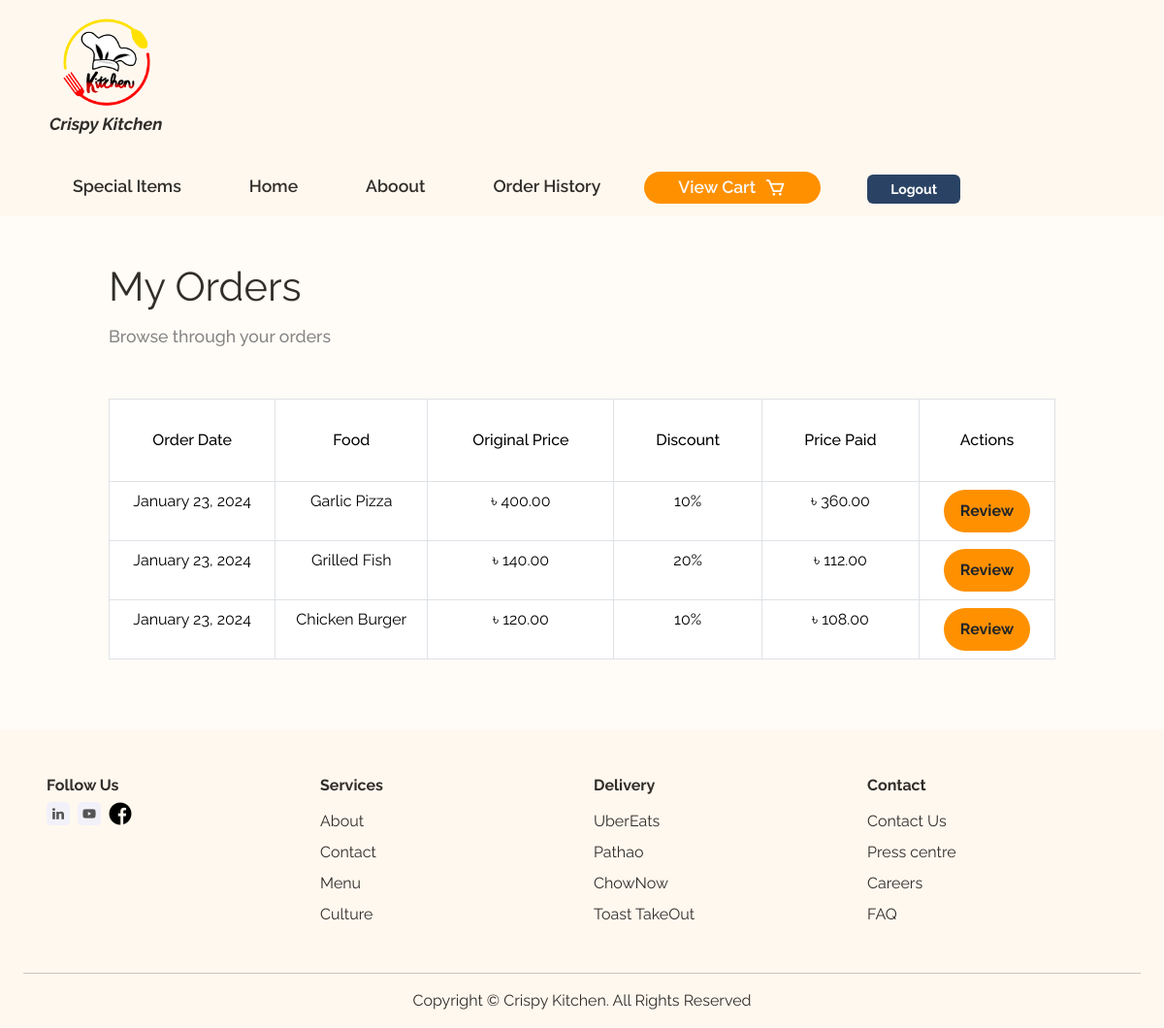
/order_report/ (signed in), run on the app's committed database.
### user/models.py (models this page shows)
class OrderHistory(models.Model):
    user = models.ForeignKey(User, on_delete=models.CASCADE)
    food = models.ForeignKey(Food, on_delete=models.CASCADE)
    order_date = models.DateTimeField(auto_now_add=True)
    order_price = models.DecimalField(max_digits=7, decimal_places=2, null=True, blank=True)

### food/models.py (models this page shows, shortened)
class Food(models.Model):
    name = models.CharField(max_length=60)
    price = models.DecimalField(max_digits=8, decimal_places=2)
    image = models.ImageField(upload_to='food/media/uploads')
    description = models.TextField()
    category = models.ManyToManyField(Category)
    is_special = models.BooleanField(default=False)
    discount_percentage = models.PositiveIntegerField(default=0)
    discount_price = models.DecimalField(max_digits=8, decimal_places=2,  null=True, blank=True)

### user/views.py (the view)
# urls.py: path('order_report/', OrderHistoryReport.as_view(), name='order_report'),
class OrderHistoryReport(LoginRequiredMixin, ListView):
    template_name = 'order_history.html'
    model = OrderHistory
    context_object_name = 'OrderReport'
    def get_queryset(self):
        user = self.request.user
        queryset = OrderHistory.objects.filter(user=user)
        return queryset

### user/templates/order_history.html (shortened to what this page needs)
{% extends 'base.html' %}
{% load static %}
{% block content %}
  <div class="mt-5 container">
    <div class="main-text">
      <h2>My Orders</h2>
      <p>Browse through your orders</p>
    </div>
        <div class="mt-5 pb-5">
            <table class="table table-bordered pb-5">
                <thead>
                  <tr class="ohd">
                    <th style="font-weight: 500;padding: 30px;">Order Date</th>
                    <th style="font-weight: 500;padding: 30px;">Food</th>
                    <th style="font-weight: 500;padding: 30px;">Original Price</th>
                    <th style="font-weight: 500;padding: 30px;">Discount</th>
                    <th style="font-weight: 500;padding: 30px;">Price Paid</th>
                    <th style="font-weight: 500;padding: 30px;">Actions</th>
                  </tr>
                </thead>
                <tbody>
                  {% for o in OrderReport %}
                    <tr class="ohd">
                      <td>{{ o.order_date|date:"F d, Y" }}</td>
                      <td>{{ o.food.name }}</td>
                      <td>৳ {{ o.order_price }}</td>
                      <td>{{o.food.discount_percentage}}%</td>
                      {% if o.food.is_special %}
                        <td>৳ {{ o.food.discount_price }}</td>
                      {% else %}
                        <td>৳ {{ o.order_price }}</td>
                      {% endif %}
                      <td>
                          <a class="detail-btns btn fw-bold " style="background-color: #ff9100;" href="{% url 'review' o.food.id %}">Review</a>
                      </td>
                    </tr>
                  {% endfor %}
                </tbody>
              </table>
        </div>
  </div>
{% endblock %}

### static/css/food.css (style rules this page uses)
* { padding: 0; margin: 0; box-sizing: border-box; font-family: 'Raleway', sans-serif; text-decoration: none; list-style: none; scroll-behavior: smooth; }
:root { --text-color: #302e29; --main-color: #ff9100; --second-color: #858585; --bg-color: #fffbf6; --big-font: 4.5rem; --h2-font: 2.6rem; --p-font: 1.1rem; }
body { background: var(--bg-color); color: var(--text-color); }
.container { margin-top: 50px; width: 1000px; margin-bottom: -40px; }
.main-text h2 { font-size: var(--h2-font); margin-bottom: 10px; }
.main-text p { font-size: var(--p-font); font-weight: 500; color: var(--second-color); line-height: 32px; }
.detail-btns { border-radius: 5rem; padding: 9px 16px; }
.ohd { text-align: center; }

### data on the page
OrderHistory: order_date "January 23, 2024", food.name "Garlic Pizza", order_price "400.00", food.discount_percentage "10", food.discount_price "360.00"
OrderHistory: order_date "January 23, 2024", food.name "Grilled Fish", order_price "140.00", food.discount_percentage "20", food.discount_price "112.00"
OrderHistory: order_date "January 23, 2024", food.name "Chicken Burger", order_price "120.00", food.discount_percentage "10", food.discount_price "108.00"
